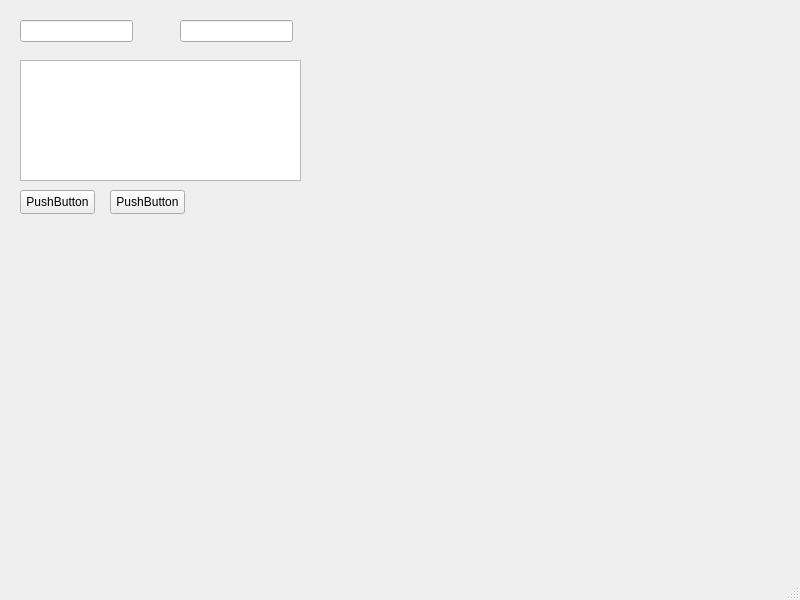
<?xml version="1.0" encoding="UTF-8"?>
<ui version="4.0">
 <class>MainWindow</class>
 <widget class="QMainWindow" name="MainWindow">
  <property name="geometry">
   <rect>
    <x>0</x>
    <y>0</y>
    <width>800</width>
    <height>600</height>
   </rect>
  </property>
  <property name="windowTitle">
   <string>MainWindow</string>
  </property>
  <widget class="QWidget" name="centralwidget">
   <widget class="QTextEdit" name="textEdit">
    <property name="geometry">
     <rect>
      <x>20</x>
      <y>60</y>
      <width>281</width>
      <height>121</height>
     </rect>
    </property>
   </widget>
   <widget class="QLineEdit" name="lineEdit">
    <property name="geometry">
     <rect>
      <x>20</x>
      <y>20</y>
      <width>113</width>
      <height>22</height>
     </rect>
    </property>
   </widget>
   <widget class="QLineEdit" name="lineEdit_2">
    <property name="geometry">
     <rect>
      <x>180</x>
      <y>20</y>
      <width>113</width>
      <height>22</height>
     </rect>
    </property>
   </widget>
   <widget class="QPushButton" name="pushButton">
    <property name="geometry">
     <rect>
      <x>20</x>
      <y>190</y>
      <width>75</width>
      <height>24</height>
     </rect>
    </property>
    <property name="text">
     <string>PushButton</string>
    </property>
   </widget>
   <widget class="QPushButton" name="pushButton_2">
    <property name="geometry">
     <rect>
      <x>110</x>
      <y>190</y>
      <width>75</width>
      <height>24</height>
     </rect>
    </property>
    <property name="text">
     <string>PushButton</string>
    </property>
   </widget>
   <widget class="QChartView" name="widget" native="true">
    <property name="geometry">
     <rect>
      <x>21</x>
      <y>241</y>
      <width>729</width>
      <height>309</height>
     </rect>
    </property>
   </widget>
  </widget>
  <widget class="QMenuBar" name="menubar">
   <property name="geometry">
    <rect>
     <x>0</x>
     <y>0</y>
     <width>800</width>
     <height>22</height>
    </rect>
   </property>
  </widget>
  <widget class="QStatusBar" name="statusbar"/>
 </widget>
 <customwidgets>
  <customwidget>
   <class>QChartView</class>
   <extends>QWidget</extends>
   <header>qchartview.h</header>
   <container>1</container>
  </customwidget>
 </customwidgets>
 <resources/>
 <connections/>
</ui>
